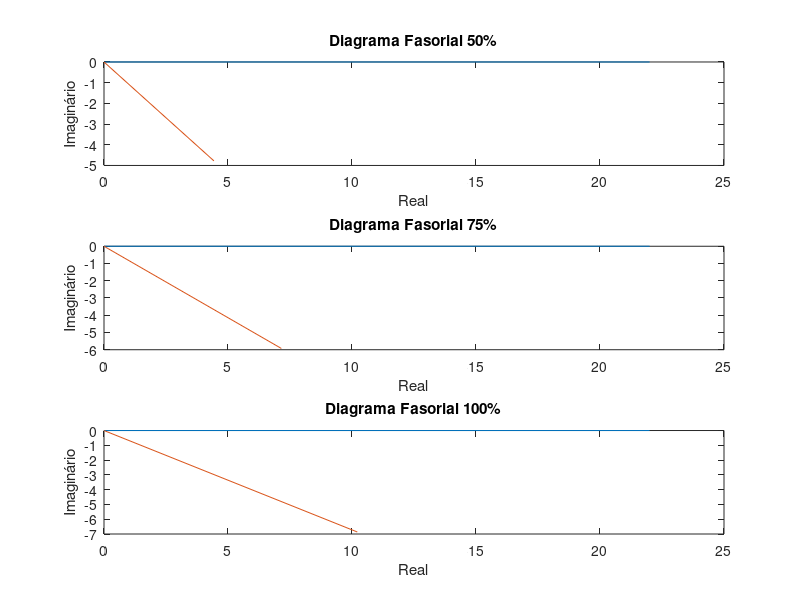

The MATLAB source for this figure:
pot = 2206.5;

fp50 = 0.68;
fp75 = 0.77;
fp100 = 0.83;

P50 = (pot*(50/100))/(77/100);
P75 = (pot*(75/100))/(81/100);
P100 = (pot*(100/100))/(81.5/100);

%S50 = P50/fp50;
%S75 = P75/fp75;
%S100 = P100/fp100;

%Q50 = sqrt(S50^2 - P50^2);
%Q75 = sqrt(S75^2 - P75^2);
%Q100 = sqrt(S100^2 - P100^2);

S50 = P50*fp50 + i*P50*sin(acos(fp50))
S75 = P75*fp75 + i*P75*sin(acos(fp75))
S100 = P100*fp100 + i*P100*sin(acos(fp100))

I50 = conj(S50/220);
I75 = conj(S75/220);
I100 = conj(S100/220);

x = [0 real(I50)];
y = [0 imag(I50)];

subplot(3,1,1)
plot([0 22],[0 0],x,y)
xlabel('Real'),ylabel('Imaginário')
title('Diagrama Fasorial 50%')

x = [0 real(I75)];
y = [0 imag(I75)];
subplot(3,1,2)
plot([0 22],[0 0],x,y)
xlabel('Real'),ylabel('Imaginário')
title('Diagrama Fasorial 75%')

x = [0 real(I100)];
y = [0 imag(I100)];
subplot(3,1,3)
plot([0 22],[0 0],x,y)
xlabel('Real'),ylabel('Imaginário')
title('Diagrama Fasorial 100%')